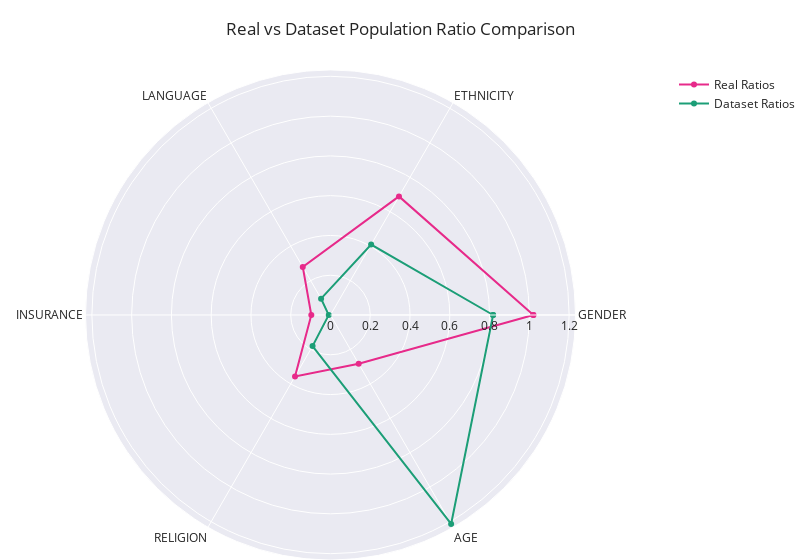

Notebook code cell kept with this figure:
### Code cell
categories = ratios.attribute
categories = [*categories, categories[0]]

real_ratio = ratios.real_ratio
dataset_ratio = ratios.dataset_ratio
real_ratio = [*real_ratio, real_ratio[0]]
dataset_ratio = [*dataset_ratio, dataset_ratio[0]]

fig = go.Figure(
    data=[
        go.Scatterpolar(r=real_ratio, theta=categories, name='Real Ratios'),
        go.Scatterpolar(r=dataset_ratio, theta=categories, name='Dataset Ratios'),
    ],
    layout=go.Layout(
        title=go.layout.Title(
            text='Real vs Dataset Population Ratio Comparison'),
        polar={'radialaxis': {'visible': True}},
        showlegend=True,
        margin=go.layout.Margin(
        l=0, #left margin
        r=0, #right margin
        b=0, #bottom margin
        t=70, #top margin
        ),
        template='seaborn',
    )
)
fig['data'][0]['line']['color']="#e72a8a"
fig['data'][1]['line']['color']="#1c9e77"
fig.update_layout(width=int(800))
                  # , paper_bgcolor="rgba(0,0,0,0)")
pyo.iplot(fig)
output_path = "img"
if not os.path.exists(output_path):
    os.makedirs(output_path)
fig.write_image(os.path.join(output_path, "representationRadar.pdf"), engine="kaleido")

### Figure 1 — Plotly figure (JSON) as saved in the notebook; plotly's stock layout.template omitted (floating-point values rounded to 4 significant figures)
{"data": [{"line": {"color": "#e72a8a"}, "name": "Real Ratios", "r": [1.02, 0.6888, 0.2788, 0.09649, 0.3569, 0.2836, 1.02], "theta": ["GENDER", "ETHNICITY", "LANGUAGE", "INSURANCE", "RELIGION", "AGE", "GENDER"], "type": "scatterpolar"}, {"line": {"color": "#1c9e77"}, "name": "Dataset Ratios", "r": [0.8178, 0.4088, 0.09472, 0.008684, 0.1804, 1.213, 0.8178], "theta": ["GENDER", "ETHNICITY", "LANGUAGE", "INSURANCE", "RELIGION", "AGE", "GENDER"], "type": "scatterpolar"}], "layout": {"margin": {"b": 0, "l": 0, "r": 0, "t": 70}, "polar": {"radialaxis": {"visible": true}}, "showlegend": true, "title": {"text": "Real vs Dataset Population Ratio Comparison"}, "width": 800}}
